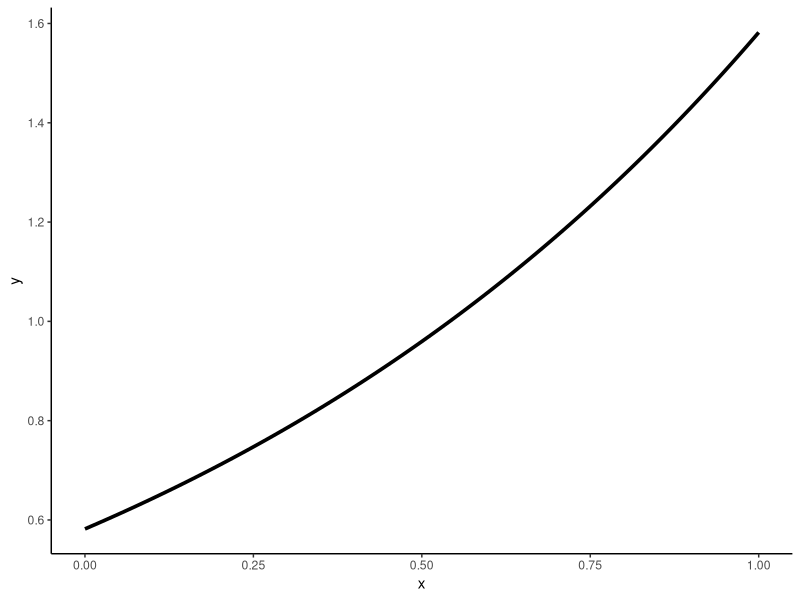
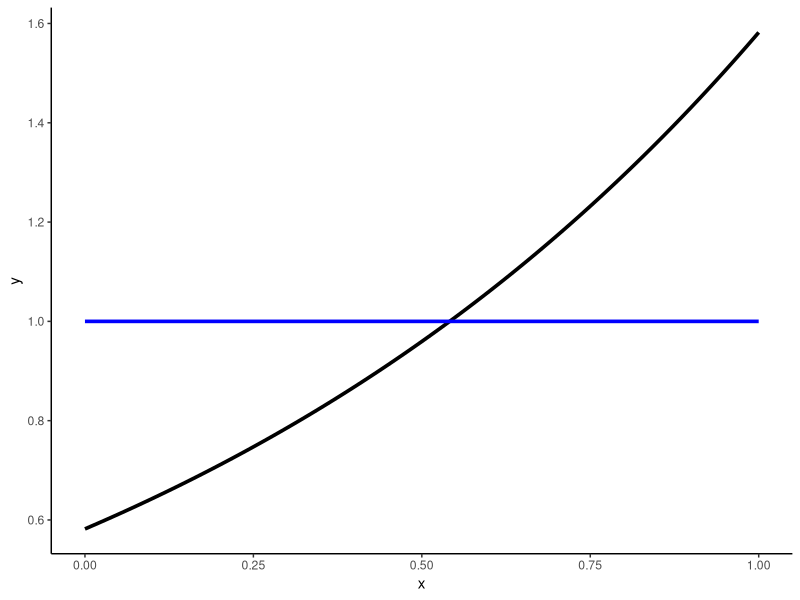
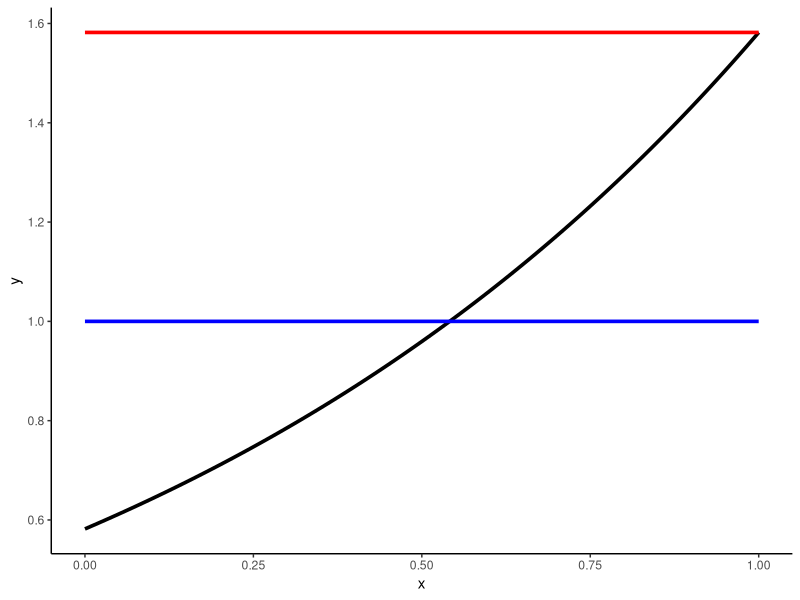
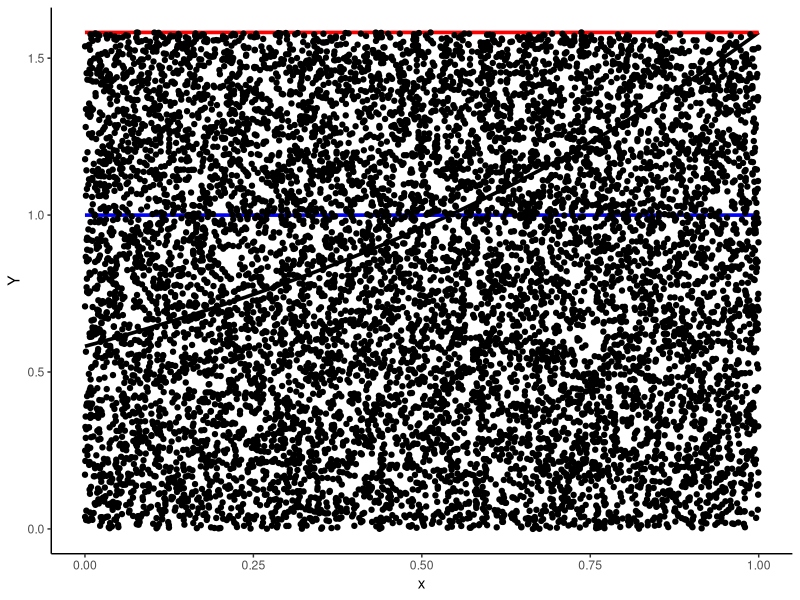
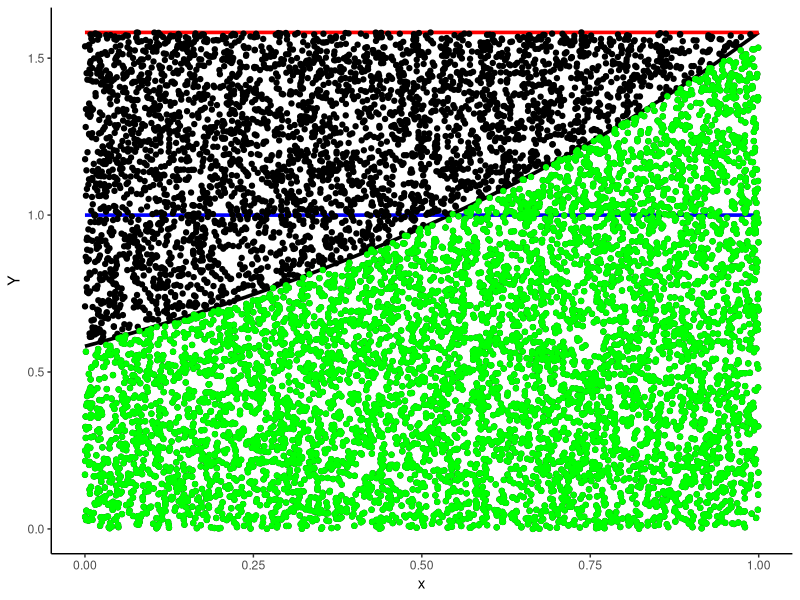
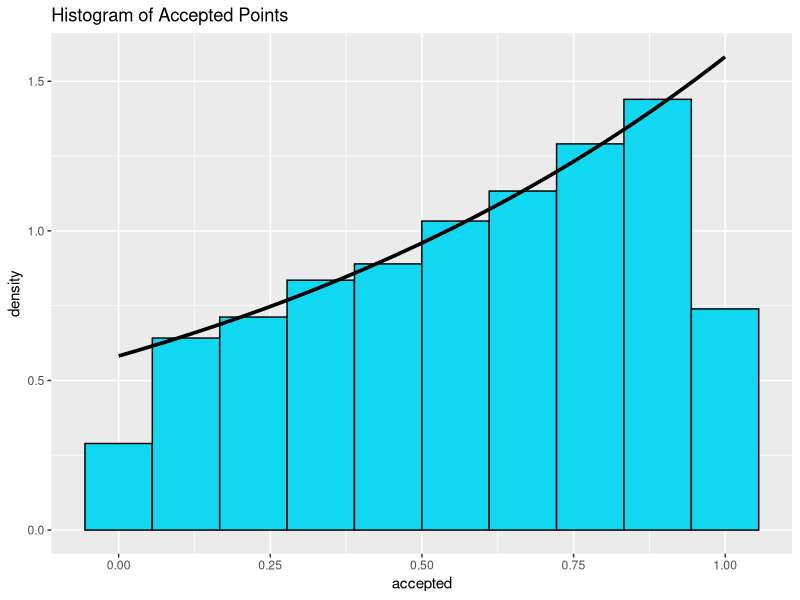

Reproduce these figures in R, in order.
set.seed(22)

n <- 10000

library(tidyverse)

f <- function(x) exp(x) / (exp(1) - 1)

p <- data.frame(x = c(0, 1)) %>%
      ggplot() +
      stat_function(aes(x = x), fun = f, linewidth = 1.25) +
      theme_classic()

p

g <- function(x) 1

p <- p +
      stat_function(fun = g, linewidth = 1.25, col = "blue")

p

c <- exp(1) / (exp(1) - 1)

g1 <- function(x) c * g(x)

p <- p +
      stat_function(fun = g1, linewidth = 1.25, col = "red")

p

X <- runif(n)

Y <- runif(n, min = 0, max = g1(X))

p <- p +
      geom_point(data = data.frame(X, Y), aes(x = X, y = Y))

p

good <- Y <= f(X) # or Y / g1(X) <= f(X) / g1(X)

accepted <- X[good]

p <- p +
      geom_point(data = data.frame(x = X[good], y = Y[good]), aes(x = x, y = y), col = "green")

p

data.frame(accepted) %>%
  ggplot(aes(x = accepted)) +
  geom_histogram(aes(y = after_stat(density)), bins = 10, color = "black", fill = "#0FD8F0") +
  stat_function(fun = f, linewidth = 1.25, col = "black") +
  labs(title = "Histogram of Accepted Points")

1 / c
